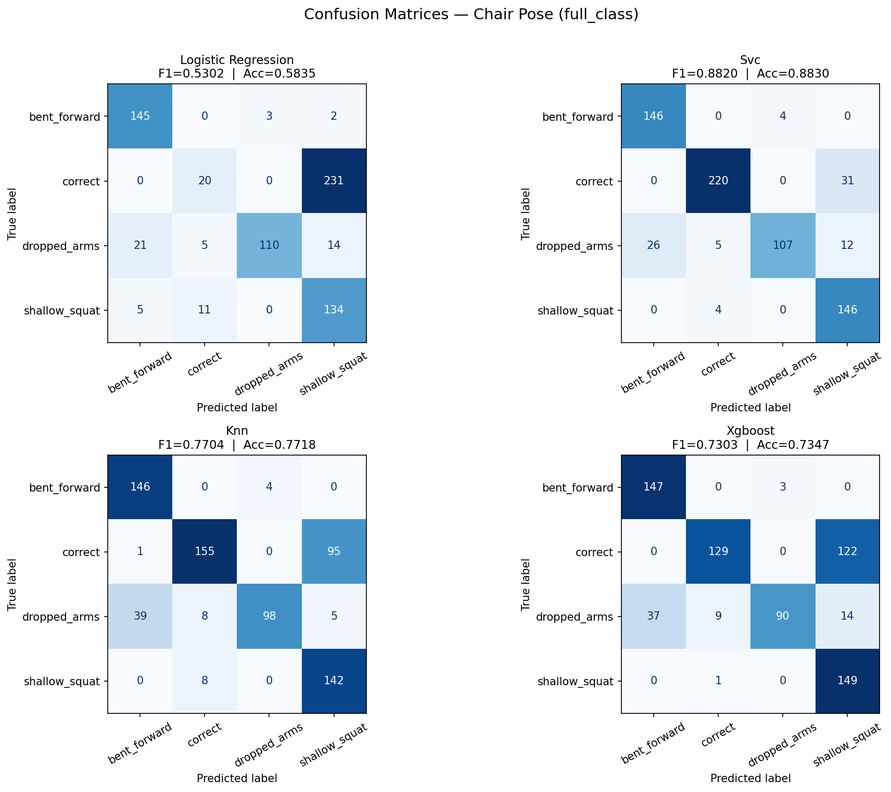
#> input picture src/models/saved_files/chair_pose_files/images/chair_pose_full_class_confusion_matrices.png, 891 x 792 px, shrunk from 1712 x 1521 before the run
$ python flip_image_video.py
#> lines starting #> are read from the running program, lines starting #| are printed output that depends on the picture
#> the answer given: ../src/models/saved_files/chair_pose_files/images
import os
import cv2

def flip_media(parent_folder):
    # Path for the new flipped directory
    output_folder = os.path.join(parent_folder, "flipped")

    # Create the output folder if it doesn't exist
    if not os.path.exists(output_folder):
        os.makedirs(output_folder)
        print(f"Created directory: {output_folder}")

    # Supported extensions
    image_extensions = ('.jpg', '.jpeg', '.png', '.bmp', '.webp')
    video_extensions = ('.mp4', '.avi', '.mov', '.mkv', '.flv')

    # Iterate through all files in the parent folder
    for filename in os.listdir(parent_folder):
        file_path = os.path.join(parent_folder, filename)

        # Skip directories (like the 'flipped' folder itself)
        if os.path.isdir(file_path):
            continue

        ext = os.path.splitext(filename)[1].lower()
        output_path = os.path.join(output_folder, filename)

        # --- PROCESS IMAGES ---
        if ext in image_extensions:
            print(f"Processing image: {filename}...")
            img = cv2.imread(file_path)
#> img is the input picture: shape (792, 891, 3); mean B, G, R 239.6, 232, 223.6
            if img is not None:
                # 1 means horizontal flipping (left-right)
                flipped_img = cv2.flip(img, 1)
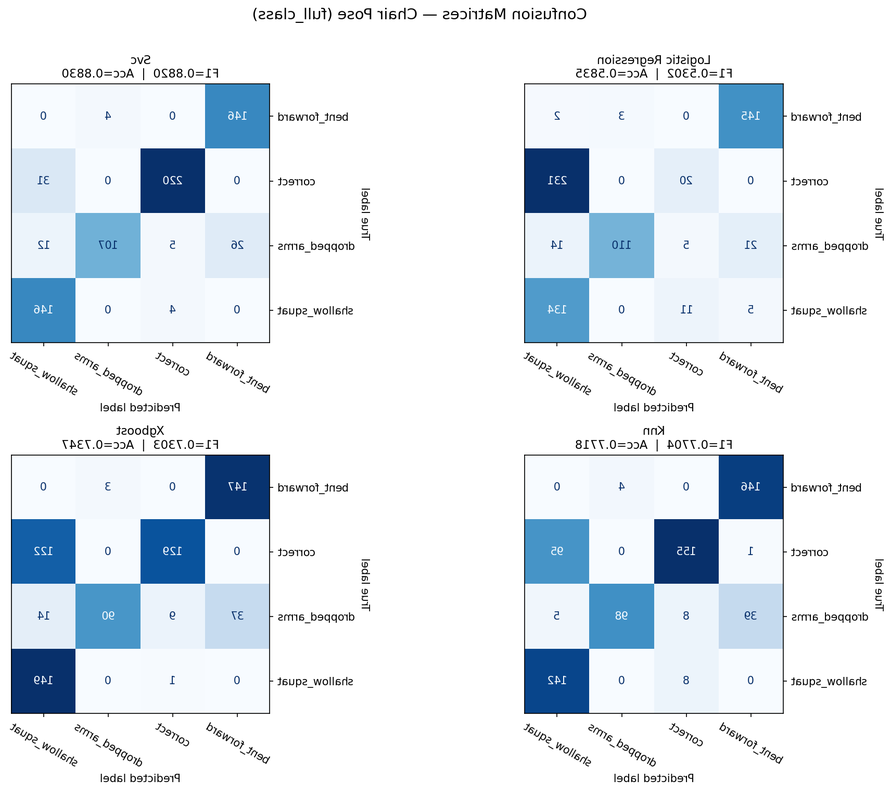
#> flipped_img: shape (792, 891, 3); mean B, G, R 239.6, 232, 223.6
                cv2.imwrite(output_path, flipped_img)
            else:
                print(f"Warning: Could not read image {filename}")

        # --- PROCESS VIDEOS ---
        elif ext in video_extensions:
            print(f"Processing video: {filename} (this may take a moment)...")
            cap = cv2.VideoCapture(file_path)

            if not cap.isOpened():
                print(f"Warning: Could not open video {filename}")
                continue

            # Get video properties
            fps = cap.get(cv2.CAP_PROP_FPS)
            width = int(cap.get(cv2.CAP_PROP_FRAME_WIDTH))
            height = int(cap.get(cv2.CAP_PROP_FRAME_HEIGHT))

            # Define codec and create VideoWriter object
            # mp4v works well for MP4; change codec if using different formats
            fourcc = cv2.VideoWriter_fourcc(*'mp4v')
            out = cv2.VideoWriter(output_path, fourcc, fps, (width, height))

            while cap.isOpened():
                ret, frame = cap.read()
                if not ret:
                    break

                # Flip the frame horizontally
                flipped_frame = cv2.flip(frame, 1)
                out.write(flipped_frame)

            # Release resources for this video
            cap.release()
            out.release()
            print(f"Finished video: {filename}")
#> pass 2 of the loop in flip_media, `for filename in os.listdir(parent_folder):`:
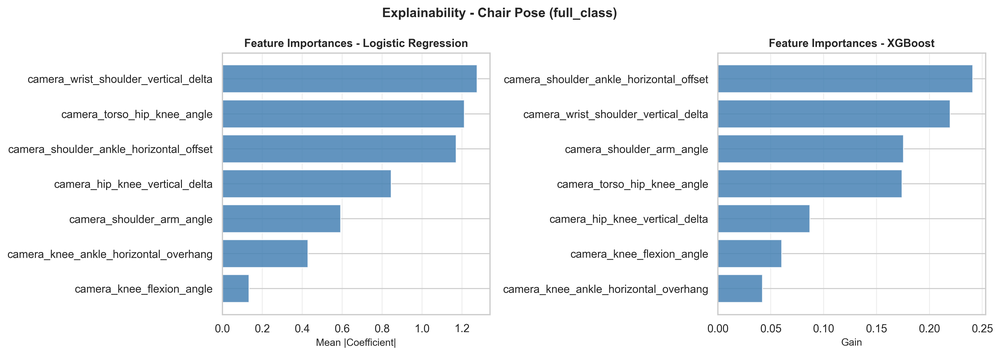
#> input picture src/models/saved_files/chair_pose_files/images/chair_pose_full_class_feature_importances.png, 1000 x 355 px, shrunk from 4156 x 1474 before the run
#> in flip_media, img is the input picture: shape (355, 1000, 3); mean B, G, R 238.2, 231, 222.7
#> in flip_media, `flipped_img = cv2.flip(img, 1)`:
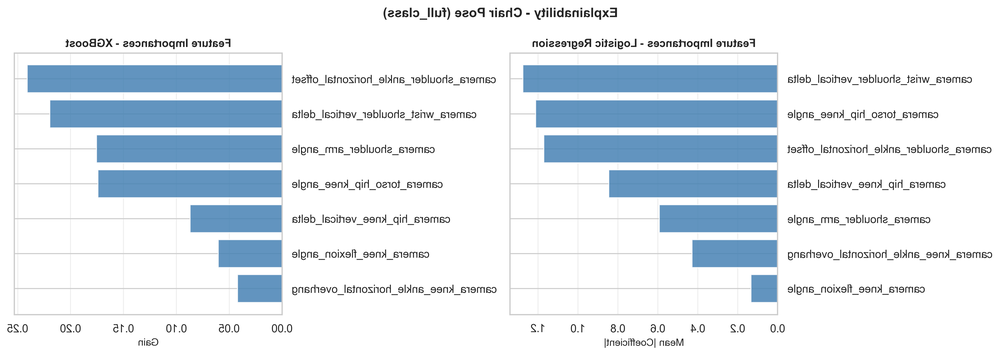
#> flipped_img: shape (355, 1000, 3); mean B, G, R 238.2, 231, 222.7

    print("\n All processing complete! Check the 'flipped' folder.")

if __name__ == "__main__":
    # Input path of the folder containing your media
    folder_path = input("Enter the path to the media folder: ").strip()

    if os.path.exists(folder_path):
        flip_media(folder_path)
    else:
        print("Error: The specified folder path does not exist.")
